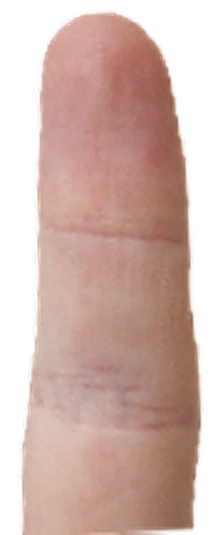
#> input picture assets/finger_pad.webp, 218 x 535 px
$ python cut_finger.py ../assets/finger_pad.webp
#> lines starting #> are read from the running program, lines starting #| are printed output that depends on the picture
# Cuts the two index fingers out of "Human-Hands-Front-Back.jpg" by Evan-Amos
# (Wikimedia Commons, CC BY-SA 3.0,
# https://commons.wikimedia.org/wiki/File:Human-Hands-Front-Back.jpg)
# into upright, transparent finger images for the app:
#   assets/finger_pad.webp  - palm side (left hand in the photo)
#   assets/finger_nail.webp - back / nail side (right hand)
#   python tools/cut_finger.py <path to Human-Hands-Front-Back.jpg>
# Prints the {w, tip, stretch} values used in js/finger.js.
import json, os, sys
import numpy as np
from PIL import Image, ImageFilter

SCALE = 2.5  # upscale: the source fingers are only ~62 px wide

# per finger: x window to look in, rows (tip search start, bottom), and a band
# of crease-free skin rows the app may stretch to make the finger longer
FINGERS = {
    'pad': dict(x=(340, 430), y=(70, 292), stretch=(260, 286)),
    'nail': dict(x=(970, 1050), y=(80, 262), stretch=(212, 258)),
}
BG = np.array([244, 244, 244], np.float32)

src = np.asarray(Image.open(sys.argv[1]).convert('RGB')).astype(np.float32)
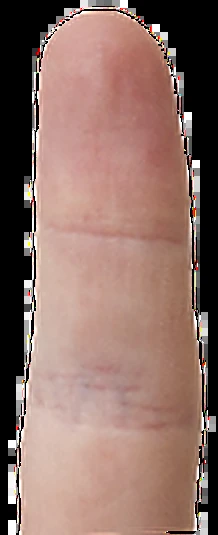
#> src: shape (535, 218, 3) float32; mean R, G, B 142.2, 112.3, 103.6
lum = src.mean(2)
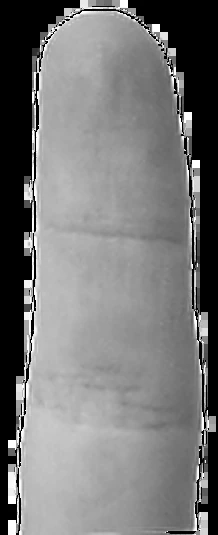
#> lum: shape (535, 218) float32; min 0, max 255, mean 119.4
sat = src.max(2) - src.min(2)
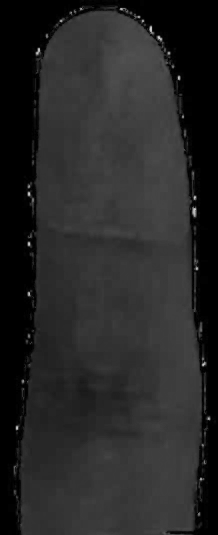
#> sat: shape (535, 218) float32; min 0, max 209, mean 38.8
# soft "how much this is skin, not white backdrop"
skin = np.clip(np.maximum((sat - 10) / 18, (226 - lum) / 22), 0, 1)
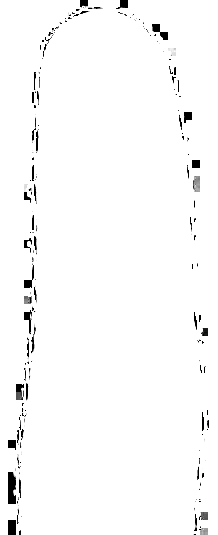
#> skin: shape (535, 218) float32; min 0, max 1, mean 0.98
out_dir = os.path.join(os.path.dirname(__file__), '..', 'assets')
meta = {}

for name, f in FINGERS.items():
    x0, x1 = f['x']
    ya, yb = f['y']
    # per row: the skin run nearest the window centre
    rows = []
    cx = (x0 + x1) / 2
    for y in range(ya, yb):
        on = skin[y, x0:x1] > 0.5
        runs, s = [], None
        for i, v in enumerate(on):
            if v and s is None: s = i
            if not v and s is not None: runs.append((s, i - 1)); s = None
        if s is not None: runs.append((s, len(on) - 1))
        runs = [(a + x0, b + x0) for a, b in runs if b - a > 6]
        if not runs:
            continue
        a, b = min(runs, key=lambda r: abs((r[0] + r[1]) / 2 - cx))
        rows.append((y, a, b))
        cx = (a + b) / 2
#> (the run stopped early here; a loop or call above may not have finished)
